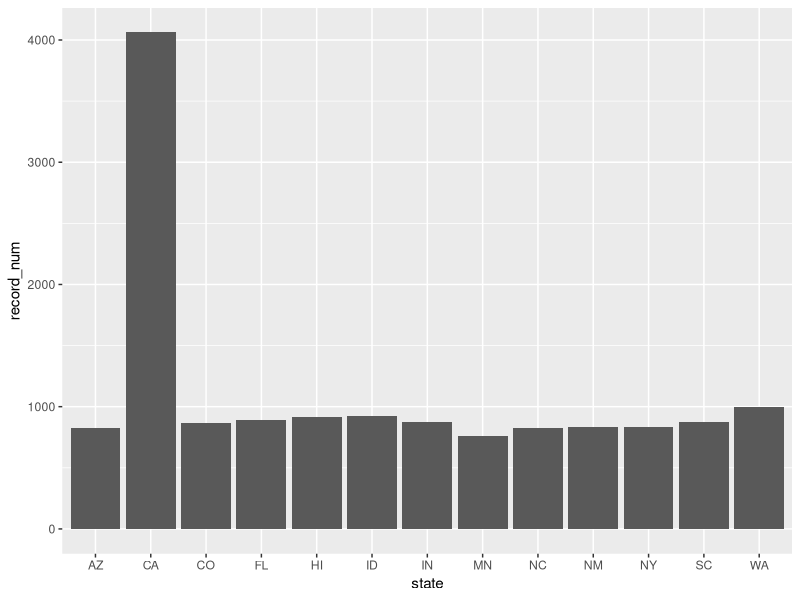

Recreate this plot in R.
# Bringing in necessary libraries
library(tidyverse)

# Reading in tree data
trees = read_csv('TS3_Raw_tree_data.csv')

# Question 1
# Creating new columns for the cities and states using a regular expression
trees$just_city = str_match(trees$City, "^(.+),")[,2]
trees$state = str_match(trees$City, ", ([:alpha:]{2})\\b")[,2]

# Checking for N/A values
View(trees)
is.na(trees$just_city)

# Grouping by state and summarizing with the number of records per state
states = group_by(trees, state) %>%
  summarize(record_num = n())
# Making a bar graph with the grouping
ggplot(states, aes(x=state, y=record_num)) +
  geom_col()

# Question 2
# Filtering the trees by the records from North or South Carolina

carolina_trees = filter(trees, state == "NC" | state == "SC")
# Grouping and summarizing by cities to count the number of cities
carolina_cities = group_by(carolina_trees, just_city) %>%
  summarize()
# Viewing the grouping to count the number of cities
View(carolina_cities)
